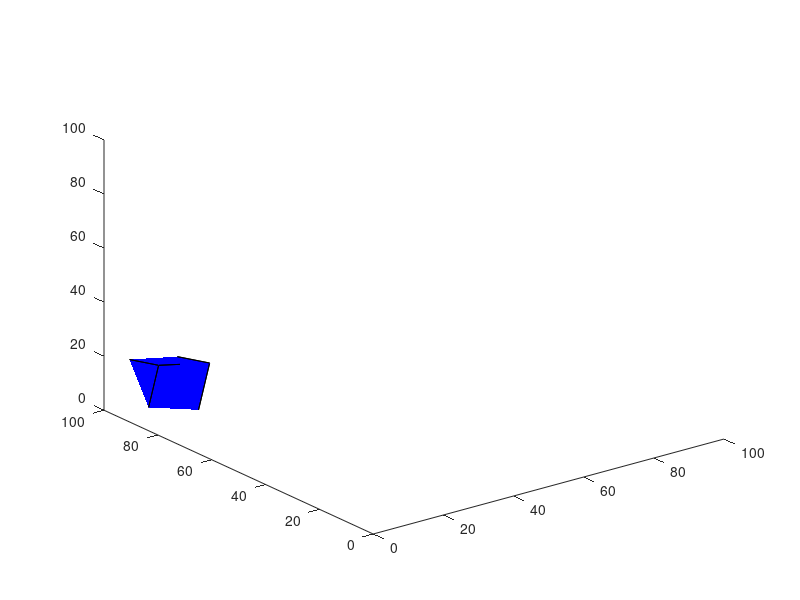

Write the MATLAB code that produced this figure.

Dim_X = 20; %size of the cube in X
Dim_Y = 20; %size of the cube in Y
Dim_Z = 20; %size in Z axes
vertex_matrix = [0 0 0;
1 0 0;
1 1 0;
0 1 0;
0 0 1;
1 0 1;
1 1 1;
0 1 1];
% vertex_matrix = [0 0 0;
% 4 0 0;
% 4 3 0;
% 0 3 0;
% 0 0 1;
% 4 0 1;
% 4 3 1;
% 0 3 1];
 
faces_matrix = [1 2 6 5
2 3 7 6
3 4 8 7
4 1 5 8
1 2 3 4
5 6 7 8];
%origin = CubeCenter;
origin = [0 0 0]; %offset
CubeParameters = [vertex_matrix(:,1)*Dim_X+origin(1),vertex_matrix(:,2)*Dim_Y+origin(2),vertex_matrix(:,3)*Dim_Z+origin(3)];

cube = patch('Vertices',CubeParameters,'Faces',faces_matrix,'FaceColor', 'blue');
s = tic;
xlim([0 100]);
ylim([0 100]);
zlim([0 100]);
while toc(s)< 10
x = randi(100);
y = randi(100);
z = randi(100);
rotate(cube, [1,0,0], x);
rotate(cube, [0,1,0], y);
rotate(cube, [0,0,1], z);
pause(0.1);
view(3);

end
